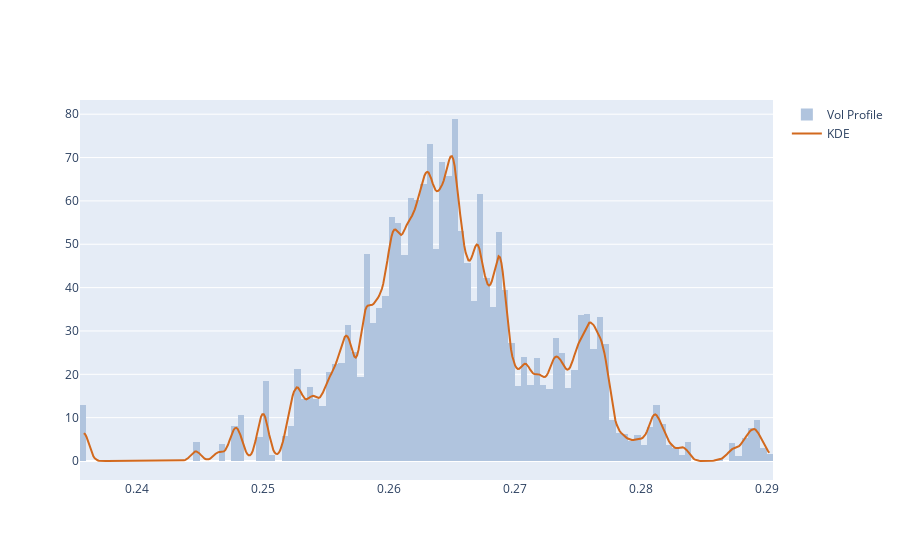

Write notebook code for a chart like this one.
### Code cell
kde_factor = 0.05
num_samples = 500
kde = stats.gaussian_kde(close,weights=volume,bw_method=kde_factor)
xr = np.linspace(close.min(),close.max(),num_samples)
kdy = kde(xr)
ticks_per_sample = (xr.max() - xr.min()) / num_samples

def get_dist_plot(c, v, kx, ky):
    fig = go.Figure()
    fig.add_trace(go.Histogram(name='Vol Profile', x=c, y=v, nbinsx=150, 
                               histfunc='sum', histnorm='probability density',
                               marker_color='#B0C4DE'))
    fig.add_trace(go.Scatter(name='KDE', x=kx, y=ky, mode='lines', marker_color='#D2691E'))
    return fig

get_dist_plot(close, volume, xr, kdy).show()

### Figure 1 — Plotly figure (JSON) as saved in the notebook; plotly's stock layout.template omitted (floating-point values rounded to 4 significant figures; data arrays with more than 128 entries replaced by an {"elided": "..."} marker saying what was removed)
{"data": [{"histfunc": "sum", "histnorm": "probability density", "marker": {"color": "#B0C4DE"}, "name": "Vol Profile", "nbinsx": 150, "type": "histogram", "x": {"elided": "5000 float values"}, "y": {"elided": "5000 int values"}}, {"marker": {"color": "#D2691E"}, "mode": "lines", "name": "KDE", "type": "scatter", "x": {"elided": "500 float values"}, "y": {"elided": "500 float values"}}], "layout": {}}
